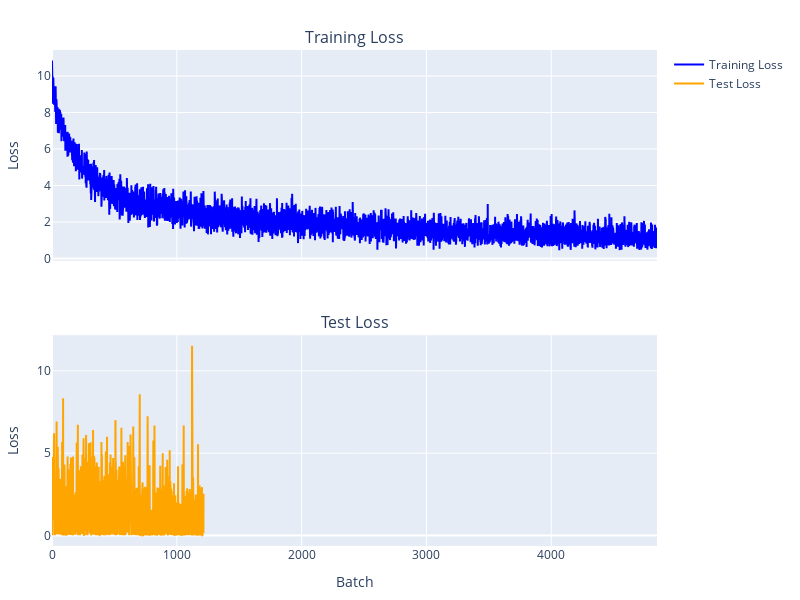

The code cell stored with this chart in its notebook:
### Code cell
model = DegradationTransformer(vocab_size=vocab_size, context_window=context_window, 
                               embedding_dim=8, num_heads=2, num_blocks=8)
optim = torch.optim.Adam(model.parameters(), lr=0.002)
loss_func = torch.nn.CrossEntropyLoss()
len(train_loader), len(test_loader)
cbs = [ProgressCallback(50)]
learner = Learner(model, optim, loss_func, train_loader, test_loader, cbs, device=device)
learner.fit(2)

### Figure 1 — Plotly figure (JSON) as saved in the notebook; plotly's stock layout.template omitted (floating-point values rounded to 4 significant figures; data arrays with more than 128 entries replaced by an {"elided": "..."} marker saying what was removed)
{"data": [{"line": {"color": "blue"}, "mode": "lines", "name": "Training Loss", "type": "scatter", "x": {"elided": "4848 int values"}, "xaxis": "x", "y": {"elided": "4848 float values"}, "yaxis": "y"}, {"line": {"color": "orange"}, "mode": "lines", "name": "Test Loss", "type": "scatter", "x": {"elided": "1215 int values"}, "xaxis": "x2", "y": {"elided": "1215 float values"}, "yaxis": "y2"}], "layout": {"annotations": [{"font": {"size": 16}, "showarrow": false, "text": "Training Loss", "x": 0.5, "xanchor": "center", "xref": "paper", "y": 1, "yanchor": "bottom", "yref": "paper"}, {"font": {"size": 16}, "showarrow": false, "text": "Test Loss", "x": 0.5, "xanchor": "center", "xref": "paper", "y": 0.425, "yanchor": "bottom", "yref": "paper"}], "height": 600, "margin": {"b": 50, "l": 50, "r": 50, "t": 50}, "showlegend": true, "width": 800, "xaxis": {"anchor": "y", "domain": [0, 1], "matches": "x2", "showticklabels": false}, "xaxis2": {"anchor": "y2", "domain": [0, 1], "title": {"text": "Batch"}}, "yaxis": {"anchor": "x", "domain": [0.575, 1], "title": {"text": "Loss"}}, "yaxis2": {"anchor": "x2", "domain": [0, 0.425], "title": {"text": "Loss"}}}}
